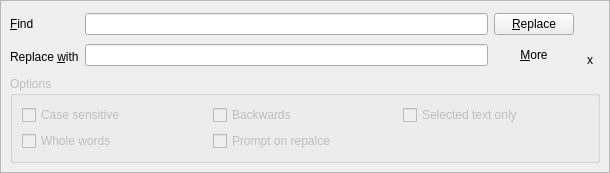
<?xml version="1.0" encoding="UTF-8"?>
<ui version="4.0">
 <class>replaceForm</class>
 <widget class="QWidget" name="replaceForm">
  <property name="geometry">
   <rect>
    <x>0</x>
    <y>0</y>
    <width>610</width>
    <height>173</height>
   </rect>
  </property>
  <property name="sizePolicy">
   <sizepolicy hsizetype="Preferred" vsizetype="MinimumExpanding">
    <horstretch>0</horstretch>
    <verstretch>0</verstretch>
   </sizepolicy>
  </property>
  <property name="windowTitle">
   <string>Form</string>
  </property>
  <property name="autoFillBackground">
   <bool>true</bool>
  </property>
  <layout class="QVBoxLayout" name="verticalLayout_5">
   <property name="spacing">
    <number>-1</number>
   </property>
   <property name="sizeConstraint">
    <enum>QLayout::SetMaximumSize</enum>
   </property>
   <property name="margin">
    <number>0</number>
   </property>
   <item>
    <widget class="QFrame" name="frame">
     <property name="sizePolicy">
      <sizepolicy hsizetype="Preferred" vsizetype="Maximum">
       <horstretch>0</horstretch>
       <verstretch>0</verstretch>
      </sizepolicy>
     </property>
     <property name="autoFillBackground">
      <bool>true</bool>
     </property>
     <property name="frameShape">
      <enum>QFrame::StyledPanel</enum>
     </property>
     <property name="frameShadow">
      <enum>QFrame::Raised</enum>
     </property>
     <layout class="QVBoxLayout" name="verticalLayout_6">
      <item>
       <layout class="QHBoxLayout" name="horizontalLayout">
        <item>
         <layout class="QVBoxLayout" name="verticalLayout">
          <item>
           <widget class="QLabel" name="findLabel">
            <property name="text">
             <string>&amp;Find</string>
            </property>
            <property name="buddy">
             <cstring>findText</cstring>
            </property>
           </widget>
          </item>
          <item>
           <widget class="QLabel" name="replaceLabel">
            <property name="text">
             <string>Replace &amp;with</string>
            </property>
            <property name="buddy">
             <cstring>replaceText</cstring>
            </property>
           </widget>
          </item>
         </layout>
        </item>
        <item>
         <layout class="QVBoxLayout" name="verticalLayout_2">
          <item>
           <widget class="QLineEdit" name="findText"/>
          </item>
          <item>
           <widget class="QLineEdit" name="replaceText"/>
          </item>
         </layout>
        </item>
        <item>
         <layout class="QVBoxLayout" name="verticalLayout_3">
          <item>
           <widget class="QPushButton" name="replaceButton">
            <property name="text">
             <string>&amp;Replace</string>
            </property>
            <property name="autoRepeat">
             <bool>true</bool>
            </property>
           </widget>
          </item>
          <item>
           <widget class="QToolButton" name="moreButton">
            <property name="sizePolicy">
             <sizepolicy hsizetype="Minimum" vsizetype="Fixed">
              <horstretch>0</horstretch>
              <verstretch>0</verstretch>
             </sizepolicy>
            </property>
            <property name="cursor">
             <cursorShape>PointingHandCursor</cursorShape>
            </property>
            <property name="text">
             <string>&amp;More</string>
            </property>
            <property name="checkable">
             <bool>true</bool>
            </property>
            <property name="autoRaise">
             <bool>true</bool>
            </property>
           </widget>
          </item>
         </layout>
        </item>
        <item>
         <layout class="QVBoxLayout" name="verticalLayout_4">
          <item>
           <spacer name="verticalSpacer">
            <property name="orientation">
             <enum>Qt::Vertical</enum>
            </property>
            <property name="sizeType">
             <enum>QSizePolicy::Maximum</enum>
            </property>
            <property name="sizeHint" stdset="0">
             <size>
              <width>20</width>
              <height>40</height>
             </size>
            </property>
           </spacer>
          </item>
          <item>
           <widget class="QToolButton" name="closeButton">
            <property name="cursor">
             <cursorShape>PointingHandCursor</cursorShape>
            </property>
            <property name="text">
             <string>x</string>
            </property>
            <property name="autoRaise">
             <bool>true</bool>
            </property>
           </widget>
          </item>
         </layout>
        </item>
       </layout>
      </item>
      <item>
       <widget class="QGroupBox" name="optionsGroupBox">
        <property name="enabled">
         <bool>false</bool>
        </property>
        <property name="title">
         <string>Options</string>
        </property>
        <layout class="QGridLayout" name="gridLayout">
         <item row="0" column="0">
          <widget class="QCheckBox" name="caseCheckBox">
           <property name="text">
            <string>Case sensitive</string>
           </property>
          </widget>
         </item>
         <item row="0" column="1">
          <widget class="QCheckBox" name="backwardsCheckBox">
           <property name="text">
            <string>Backwards</string>
           </property>
          </widget>
         </item>
         <item row="0" column="2">
          <widget class="QCheckBox" name="selectedCheckBox">
           <property name="text">
            <string>Selected text only</string>
           </property>
          </widget>
         </item>
         <item row="1" column="0">
          <widget class="QCheckBox" name="wholeWordsCheckBox">
           <property name="text">
            <string>Whole words</string>
           </property>
          </widget>
         </item>
         <item row="1" column="1">
          <widget class="QCheckBox" name="promptCheckBox">
           <property name="text">
            <string>Prompt on repalce</string>
           </property>
          </widget>
         </item>
        </layout>
       </widget>
      </item>
     </layout>
    </widget>
   </item>
  </layout>
 </widget>
 <tabstops>
  <tabstop>findText</tabstop>
  <tabstop>replaceText</tabstop>
  <tabstop>replaceButton</tabstop>
  <tabstop>moreButton</tabstop>
  <tabstop>closeButton</tabstop>
  <tabstop>caseCheckBox</tabstop>
  <tabstop>wholeWordsCheckBox</tabstop>
  <tabstop>backwardsCheckBox</tabstop>
  <tabstop>promptCheckBox</tabstop>
  <tabstop>selectedCheckBox</tabstop>
 </tabstops>
 <resources/>
 <connections>
  <connection>
   <sender>moreButton</sender>
   <signal>toggled(bool)</signal>
   <receiver>optionsGroupBox</receiver>
   <slot>setShown(bool)</slot>
   <hints>
    <hint type="sourcelabel">
     <x>530</x>
     <y>77</y>
    </hint>
    <hint type="destinationlabel">
     <x>532</x>
     <y>146</y>
    </hint>
   </hints>
  </connection>
  <connection>
   <sender>moreButton</sender>
   <signal>toggled(bool)</signal>
   <receiver>optionsGroupBox</receiver>
   <slot>setEnabled(bool)</slot>
   <hints>
    <hint type="sourcelabel">
     <x>508</x>
     <y>86</y>
    </hint>
    <hint type="destinationlabel">
     <x>501</x>
     <y>120</y>
    </hint>
   </hints>
  </connection>
 </connections>
</ui>
